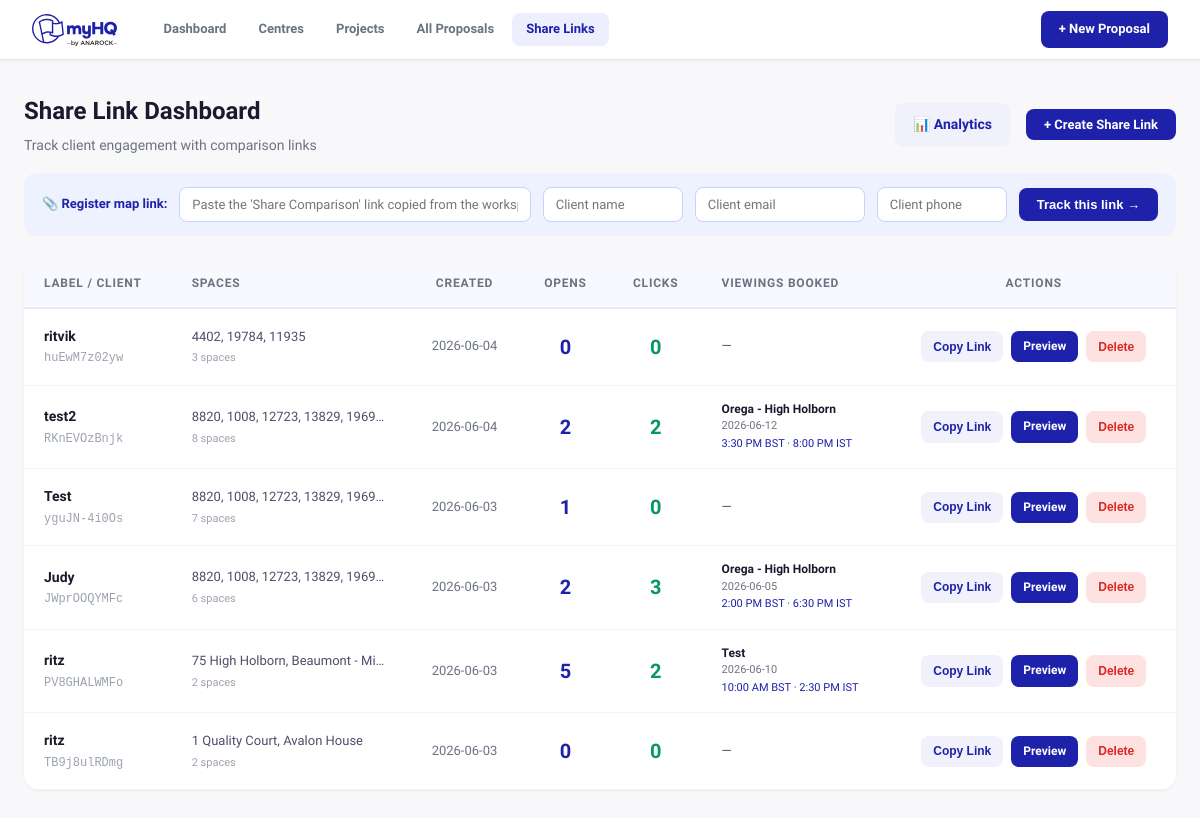
/dashboard, run on the app's committed database.
### tables this page shows
CREATE TABLE share_links (
            id INTEGER PRIMARY KEY AUTOINCREMENT,
            token TEXT UNIQUE NOT NULL,
            label TEXT,
            centre_ids TEXT NOT NULL,
            centre_names TEXT NOT NULL,
            created_at TIMESTAMP DEFAULT CURRENT_TIMESTAMP,
            created_by TEXT DEFAULT 'myHQ'
        , client_email TEXT, client_phone TEXT, canonical_ids TEXT);

CREATE TABLE link_events (
            id INTEGER PRIMARY KEY AUTOINCREMENT,
            token TEXT NOT NULL,
            event_type TEXT NOT NULL,
            centre_id TEXT,
            centre_name TEXT,
            dwell_seconds INTEGER,
            ip_hash TEXT,
            user_agent TEXT,
            created_at TIMESTAMP DEFAULT CURRENT_TIMESTAMP
        , booking_date TEXT, booking_time TEXT);

### app.py (the view)
@app.route('/dashboard')
def dashboard():
    with get_db() as conn:
        links = conn.execute('SELECT * FROM share_links ORDER BY created_at DESC').fetchall()
        links = [dict(l) for l in links]
        counts = conn.execute(
            """SELECT token, event_type, COUNT(*) as cnt
               FROM link_events WHERE event_type IN ('open','click')
               GROUP BY token, event_type"""
        ).fetchall()
        top_spaces = conn.execute(
            """SELECT token, centre_name, COUNT(*) as cnt
               FROM link_events WHERE event_type='click' AND centre_name IS NOT NULL AND centre_name != ''
               GROUP BY token, centre_name"""
        ).fetchall()
        opens_map, clicks_map = {}, {}
        for row in counts:
            if row['event_type'] == 'open': opens_map[row['token']] = row['cnt']
            else: clicks_map[row['token']] = row['cnt']
        top_map = {}
        for row in top_spaces:
            t = row['token']
            if t not in top_map or row['cnt'] > top_map[t][1]:
                top_map[t] = (row['centre_name'], row['cnt'])
        bookings_rows = conn.execute(
            """SELECT token, centre_name, booking_date, booking_time
               FROM link_events
               WHERE event_type='booking_request' AND booking_date IS NOT NULL
                 AND booking_date != '' AND booking_date != 'tbd'
               ORDER BY created_at ASC"""
        ).fetchall()
        bookings_map = {}
        for row in bookings_rows:
            t = row['token']
            if t not in bookings_map:
                bookings_map[t] = []
            bookings_map[t].append({
                'name': row['centre_name'] or '',
                'date': row['booking_date'] or '',
                'time': row['booking_time'] or ''
            })
        detail_data = {}
        for lnk in links:
            token = lnk['token']
            lnk['opens'] = opens_map.get(token, 0)
            lnk['clicks'] = clicks_map.get(token, 0)
            lnk['top_space'] = top_map[token][0] if token in top_map else None
            lnk['bookings'] = bookings_map.get(token, [])
            try:
                lnk['centre_names_list'] = json.loads(lnk.get('centre_names') or '[]')
            except Exception:
                lnk['centre_names_list'] = []
            detail_data[token] = {
                'stats': {'opens': lnk['opens'], 'clicks': lnk['clicks']},
                'space_stats': None,
                'events': None,
                'link': {
                    'label': lnk.get('label', ''),
                    'token': token,
                    'client_email': lnk.get('client_email'),
                    'client_phone': lnk.get('client_phone'),
                    'centre_names_list': lnk['centre_names_list'],
                },
            }
    return render_template('dashboard.html', links=links, base_url=_base_url(),
                           detail_data_json=json.dumps(detail_data))

### app.py (called while the page is built)
def get_db():
    conn = sqlite3.connect(DB_PATH)
    conn.row_factory = sqlite3.Row
    return conn

def _base_url():
    try:
        return request.host_url.rstrip('/')
    except Exception:
        return BASE_URL or _RAILWAY_URL

### templates/dashboard.html (shortened to what this page needs)
{% extends 'base.html' %}
{% block content %}
<div class="page-header" style="display:flex;align-items:center;justify-content:space-between;margin-bottom:16px">
  <div>
    <h1 style="font-size:24px;font-weight:800;color:#1A1A2E">Share Link Dashboard</h1>
    <p style="margin-top:4px;font-size:14px;color:#6B7280">Track client engagement with comparison links</p>
  </div>
  <div style="display:flex;align-items:center;gap:8px">
    <a href="/dashboard/analytics" class="btn btn-secondary" style="margin-right:8px;padding:10px 18px;background:#F0F1FA;border-radius:8px;color:#1E22AA;font-size:14px;font-weight:600;text-decoration:none">📊 Analytics</a>
    <button class="btn btn-primary" onclick="openCreateModal()">+ Create Share Link</button>
  </div>
</div>
<div id="quick-register-bar" style="background:#EEF2FF;border-radius:12px;padding:14px 18px;margin-bottom:24px;display:flex;align-items:center;gap:12px;flex-wrap:wrap">
  <div style="font-size:13px;font-weight:700;color:#1E22AA;white-space:nowrap">📎 Register map link:</div>
  <input id="quick-map-url" type="text" placeholder="Paste the 'Share Comparison' link copied from the workspace map…"
    style="flex:1;min-width:200px;padding:9px 12px;border:1.5px solid #C7D2FE;border-radius:8px;font-size:13px;outline:none;font-family:inherit"
    onfocus="this.style.borderColor='#1E22AA'" onblur="this.style.borderColor='#C7D2FE'">
  <input id="quick-client-name" type="text" placeholder="Client name"
    style="width:140px;padding:9px 12px;border:1.5px solid #C7D2FE;border-radius:8px;font-size:13px;outline:none;font-family:inherit"
    onfocus="this.style.borderColor='#1E22AA'" onblur="this.style.borderColor='#C7D2FE'">
  <input id="quick-client-email" type="email" placeholder="Client email"
    style="width:170px;padding:9px 12px;border:1.5px solid #C7D2FE;border-radius:8px;font-size:13px;outline:none;font-family:inherit"
    onfocus="this.style.borderColor='#1E22AA'" onblur="this.style.borderColor='#C7D2FE'">
  <input id="quick-client-phone" type="tel" placeholder="Client phone"
    style="width:130px;padding:9px 12px;border:1.5px solid #C7D2FE;border-radius:8px;font-size:13px;outline:none;font-family:inherit"
    onfocus="this.style.borderColor='#1E22AA'" onblur="this.style.borderColor='#C7D2FE'">
  <button onclick="quickRegister()"
    style="padding:9px 18px;background:#1E22AA;color:white;border:none;border-radius:8px;font-size:13px;font-weight:700;cursor:pointer;white-space:nowrap">
    Track this link →
  </button>
</div>
{% if not links %}
<div style="text-align:center;padding:60px 20px;color:#9CA3AF">
  <div style="font-size:48px;margin-bottom:12px">🔗</div>
  <p style="font-size:16px;font-weight:600;color:#4B4F6A">No share links yet</p>
  <p style="margin-top:6px;font-size:14px">Create your first link to start tracking client engagement.</p>
  <button class="btn btn-primary" style="margin-top:20px" onclick="openCreateModal()">+ Create Share Link</button>
</div>
{% else %}
<div id="links-table-wrap" style="background:#fff;border-radius:16px;box-shadow:0 1px 3px rgba(0,0,0,0.06);overflow:hidden">
  <table style="width:100%;border-collapse:collapse">
    <thead>
      <tr style="background:#F8F9FF;border-bottom:2px solid #E8E9F3">
        <th style="text-align:left;padding:14px 20px;font-size:12px;font-weight:700;text-transform:uppercase;letter-spacing:0.8px;color:#6B7280">Label / Client</th>
        <th style="text-align:left;padding:14px 20px;font-size:12px;font-weight:700;text-transform:uppercase;letter-spacing:0.8px;color:#6B7280">Spaces</th>
        <th style="text-align:center;padding:14px 20px;font-size:12px;font-weight:700;text-transform:uppercase;letter-spacing:0.8px;color:#6B7280">Created</th>
        <th style="text-align:center;padding:14px 20px;font-size:12px;font-weight:700;text-transform:uppercase;letter-spacing:0.8px;color:#6B7280">Opens</th>
        <th style="text-align:center;padding:14px 20px;font-size:12px;font-weight:700;text-transform:uppercase;letter-spacing:0.8px;color:#6B7280">Clicks</th>
        <th style="text-align:left;padding:14px 20px;font-size:12px;font-weight:700;text-transform:uppercase;letter-spacing:0.8px;color:#6B7280">Viewings Booked</th>
        <th style="text-align:center;padding:14px 20px;font-size:12px;font-weight:700;text-transform:uppercase;letter-spacing:0.8px;color:#6B7280">Actions</th>
      </tr>
    </thead>
    <tbody>
      {% for lnk in links %}
      <tr class="link-row" data-token="{{ lnk.token }}" onclick="showDetail('{{ lnk.token }}')"
          style="border-bottom:1px solid #F3F4F6;cursor:pointer;transition:background 0.15s"
          onmouseover="this.style.background='#F8F9FF'" onmouseout="this.style.background=''">
        <td style="padding:16px 20px">
          <div style="font-weight:700;color:#1A1A2E">{{ lnk.label or '(no label)' }}</div>
          <div style="font-size:12px;color:#9CA3AF;margin-top:2px;font-family:monospace">{{ lnk.token }}</div>
        </td>
        <td style="padding:16px 20px;font-size:13px;color:#4B4F6A;max-width:220px">
          <div style="white-space:nowrap;overflow:hidden;text-overflow:ellipsis">
            {{ lnk.centre_names_list|join(', ') }}
          </div>
          <div style="font-size:11px;color:#9CA3AF;margin-top:2px">{{ lnk.centre_names_list|length }} space{{ 's' if lnk.centre_names_list|length != 1 }}</div>
        </td>
        <td style="padding:16px 20px;text-align:center;font-size:13px;color:#6B7280">
          {{ lnk.created_at[:10] if lnk.created_at else '—' }}
        </td>
        <td style="padding:16px 20px;text-align:center">
          <span style="font-size:20px;font-weight:800;color:#1E22AA">{{ lnk.opens }}</span>
        </td>
        <td style="padding:16px 20px;text-align:center">
          <span style="font-size:20px;font-weight:800;color:#059669">{{ lnk.clicks }}</span>
        </td>
        <td style="padding:16px 20px;font-size:13px;color:#4B4F6A">
          {% if lnk.bookings %}
            {% for b in lnk.bookings[:2] %}
            <div style="margin-bottom:{% if not loop.last %}8px{% else %}0{% endif %}">
              <div style="font-weight:600;font-size:12px;color:#1A1A2E;line-height:1.3">{{ b.name }}</div>
              <div style="font-size:11px;color:#6B7280">{{ b.date }}</div>
              <div class="bst-ist-time" data-bst="{{ b.time }}" style="font-size:11px;color:#1E22AA">{{ b.time }} BST</div>
            </div>
            {% endfor %}
          {% else %}
            —
          {% endif %}
        </td>
        <td style="padding:16px 20px;text-align:center" onclick="event.stopPropagation()">
          <div style="display:flex;gap:8px;justify-content:center">
            <button class="btn-copy"
                    data-url="{{ base_url }}/compare/{{ lnk.token }}"
                    onclick="copyLink(this)"
                    style="font-size:12px;font-weight:600;padding:6px 12px;border-radius:8px;background:#F0F1FA;border:none;color:#1E22AA;cursor:pointer">
              Copy Link
            </button>
            <a href="/compare/{{ lnk.token }}" target="_blank"
               style="font-size:12px;font-weight:600;padding:6px 12px;border-radius:8px;background:#1E22AA;color:#fff;text-decoration:none">
              Preview
            </a>
            <button onclick="deleteLink('{{ lnk.token }}', this)"
              style="font-size:12px;font-weight:600;padding:6px 12px;border-radius:8px;background:#FEE2E2;border:none;color:#DC2626;cursor:pointer">
              Delete
            </button>
          </div>
        </td>
      </tr>
      {% endfor %}
    </tbody>
  </table>
</div>
{% endif %}
{% endblock %}

### templates/base.html (shortened to what this page needs)
<!DOCTYPE html>
<html lang="en">
<head>
<link rel="stylesheet" href="{{ url_for('static', filename='css/style.css') }}">
</head>
<body>
<nav class="topnav">
  <a href="/" class="nav-logo">
    <img src="{{ url_for('static', filename='images/myhq-logo.svg') }}" alt="myHQ" height="32" onerror="this.style.display='none';this.nextElementSibling.style.display='block'">
  </a>
  <div class="nav-links">
    <a href="/" class="nav-link {% if request.path == '/' %}active{% endif %}">Dashboard</a>
    <a href="/centres" class="nav-link {% if '/centres' in request.path %}active{% endif %}">Centres</a>
    <a href="/projects" class="nav-link {% if '/projects' in request.path %}active{% endif %}">Projects</a>
    <a href="/proposals" class="nav-link {% if '/proposals' in request.path and '/projects' not in request.path %}active{% endif %}">All Proposals</a>
    <a href="/dashboard" class="nav-link {% if '/dashboard' in request.path %}active{% endif %}">Share Links</a>
  </div>
  <a href="/proposals/new" class="btn btn-primary">+ New Proposal</a>
</nav>
<main class="main-content">
{% block content %}{% endblock %}
</main>
</body>
</html>

### static/css/style.css (style rules this page uses)
:root { --blue: #1E22AA; --mint: #ADDFB3; --blush: #F4BEAA; --aqua: #96E6DC; --dark: #1D1D1B; --grey: #6B7280; --lgrey: #F5F5F5; --border: #E5E7EB; --white: #FFFFFF; --radius: 12px; --shadow: 0 1px 4px rgba(0,0,0,.07), 0 4px 16px rgba(0,0,0,.05); }
*, *::before, *::after { box-sizing: border-box; margin: 0; padding: 0; }
body { font-family: 'Plus Jakarta Sans', system-ui, sans-serif; color: var(--dark); background: #F8F8FB; font-size: 14px; line-height: 1.6; }
a { color: var(--blue); text-decoration: none; }
.topnav { position: sticky; top: 0; z-index: 100; display: flex; align-items: center; gap: 32px; height: 60px; padding: 0 32px; background: var(--white); border-bottom: 1px solid var(--border); box-shadow: 0 1px 4px rgba(0,0,0,.06); }
.nav-logo { display: flex; align-items: center; gap: 8px; text-decoration: none; }
.nav-links { display: flex; gap: 4px; flex: 1; }
.nav-link { padding: 6px 14px; border-radius: 8px; color: var(--grey); font-weight: 600; font-size: 13px; transition: background .15s, color .15s; }
.nav-link.active { color: var(--blue); background: #EEEFFE; }
.main-content { max-width: 1200px; margin: 0 auto; padding: 32px 24px; }
.page-header { display: flex; align-items: flex-start; justify-content: space-between; margin-bottom: 28px; gap: 16px; }
.page-header h1 { font-size: 26px; font-weight: 800; color: var(--blue); }
.btn { display: inline-flex; align-items: center; gap: 6px; padding: 8px 18px; border-radius: 8px; font-family: inherit; font-size: 13px; font-weight: 700; border: none; cursor: pointer; transition: opacity .15s, transform .1s; white-space: nowrap; }
.btn-primary { background: var(--blue); color: #fff; }

### data on the page
share_links: label "ritvik", token "huEwM7z02yw", centre_names_list "4402, 19784, 11935", centre_names_list|length "3", centre_names_list "s", created_at "2026-06-04", opens "0", clicks "0"
share_links: label "test2", token "RKnEVOzBnjk", centre_names_list "8820, 1008, 12723, 13829, 1969…", centre_names_list|length "8", centre_names_list "s", created_at "2026-06-04"
link_events: name "Orega - High Holborn", date "2026-06-12"
share_links: label "Test", token "yguJN-4i0Os", centre_names_list "8820, 1008, 12723, 13829, 1969…", centre_names_list|length "7", centre_names_list "s", created_at "2026-06-03"
share_links: label "Judy", token "JWprOOQYMFc", centre_names_list "8820, 1008, 12723, 13829, 1969…", centre_names_list|length "6", centre_names_list "s", created_at "2026-06-03"
link_events: name "Orega - High Holborn", date "2026-06-05"
share_links: label "ritz", token "PV8GHALWMFo", centre_names_list "75 High Holborn, Beaumont - Mi…", centre_names_list|length "2", centre_names_list "s", created_at "2026-06-03"
link_events: name "Test", date "2026-06-10"
share_links: label "ritz", token "TB9j8ulRDmg", centre_names_list "1 Quality Court, Avalon House", centre_names_list|length "2", centre_names_list "s", created_at "2026-06-03", opens "0", clicks "0"
